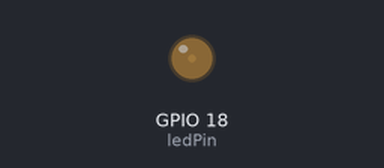
The program below on a simulated Raspberry Pi (BCM pin numbers). Shown: output pins drawn as LEDs (lit = HIGH).

Above: at 0.05 s.
At 0.9 s:
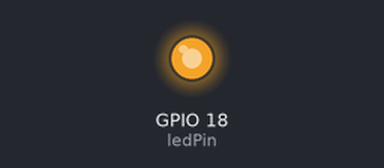
At 1.3 s:
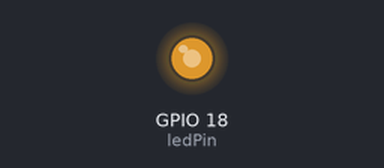
At 1.75 s:
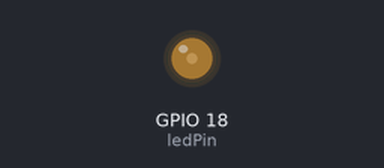
Timing chart, 0 to 4.6 s (numbered marks = the images above):
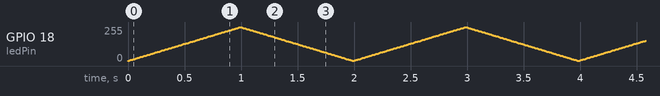

The program:

gpio_led.py
```python
import RPi.GPIO as GPIO
import time

GPIO.setmode(GPIO.BCM)
GPIO.setwarnings(False)

ledPin = 18
GPIO.setup(ledPin, GPIO.OUT)
pwm = GPIO.PWM(ledPin, 100)

pwm.start(0)

while True:
    count = 1
    while count < 100:
        pwm.ChangeDutyCycle(count)
        time.sleep(0.01)
        count += 1
    while count > 0:
        pwm.ChangeDutyCycle(count)
        time.sleep(0.01)
        count -= 1
```
